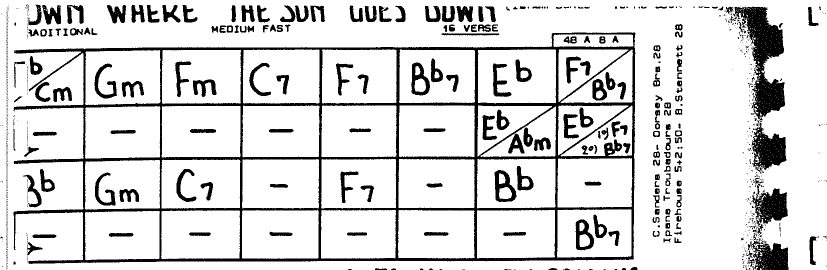
#> input picture apps/displayer/crops/110_01_DOWN_WHERE_THE_SUN_GOES_DOWN.png, 1654 x 540 px (shown at 1/2 size)
$ python deskew_crops.py ../apps/displayer/crops
#> lines starting #> are read from the running program, lines starting #| are printed output that depends on the picture; after the words box and inside, x2 and y2 are one past the last pixel; in counts of white or black regions, pixels touching at a corner belong together
### pipelines/chords/crop_tunes.py
#!/usr/bin/env python3
"""
crop_tunes.py  -  Crop individual jazz tunes from scanned chord-grid pages
=========================================================================

Source material: "Anthologie des grilles de jazz" style pages where several
tunes are stacked vertically. Each tune has a large hand-lettered TITLE in
capitals (NOT inside a box), a small genre/tempo sub-header, then a grid of
chord boxes, and a per-tune column of discography references on the right.

The scans are 1-bit (bilevel), ~235 ppi, with no higher-quality source.

WHAT IS RELIABLE (done automatically)
  * Splitting a page into tunes and naming them, GIVEN the book index (--index).
    The script is "index-driven": the index lists exactly which titles are on
    each printed page, so the image is only used to LOCATE each known title.
    It detects candidate title bands, then aligns the page's known titles to
    them in order. Benefits:
      - a title whose hand-lettering won't OCR is still placed by its position
        in the known sequence (e.g. between its neighbours);
      - chord rows misread as titles align to nothing and are ignored;
      - tunes with several grid blocks are not over-split;
      - the exact spelling comes from the index.
    Detection is resolution-independent (every page is normalised to a working
    width internally; crops are still saved at native resolution).

  * Without --index the script falls back to pure geometry + fuzzy OCR, which is
    much less reliable on this hand-lettering. Supplying the index is strongly
    recommended.

WHAT STILL NEEDS A GLANCE
  * Each placed title carries a confidence; low ones are flagged review=yes in
    the manifest. Titles placed purely by sequence position (OCR unreadable)
    show low confidence even when correct, so a quick scan of flagged rows is
    worthwhile. The printed PAGE NUMBER is supplied via --start-page (the index
    is keyed on it), not read from the scan.

USAGE
  Step 1  detect + crop + match titles to the index:
      python pipelines/chords/crop_tunes.py page341_Riverboat.pdf \
             --out data/chords/01_crops --start-page 340 --no-sidebar \
             --index sources/AGJ_index.pdf

  Step 2  open data/chords/01_crops/manifest.csv, check the rows with review=yes
          (fix the 'title' column only if wrong), then apply the final filenames:
      python pipelines/chords/crop_tunes.py --apply data/chords/01_crops/manifest.csv

  Process the whole book by giving each PDF its correct --start-page into the
  same --out folder; the manifest accumulates across runs.

RESUMABLE / RE-ENTRANT
  Progress is checkpointed to manifest.csv after every page (atomic write), and
  pages are extracted one at a time. If the run is cancelled or killed, just run
  the SAME command again: pages whose crops already exist are skipped and it
  continues from where it stopped. Delete a crop (or the manifest) to force the
  affected page(s) to be redone.

OPTIONS
  --index PATH       book index PDF/.txt; titles are matched to it (recommended)
  --page-window N    also match against +/-N neighbouring index pages (use 1 if
                     printed page numbers might be off by one). Default 0.
  --review-below F   flag titles with match confidence below F (default 0.55)
  --out DIR          output directory (default data/chords/01_crops)
  --start-page V     printed number of the FIRST page of each PDF ('auto' =
                     digits from the filename). Incremented per page.
  --format png|pdf   output format for crops (default png)
  --no-sidebar       crop to the chord-grid only, excluding the right-hand
                     discography column (default: include it).
  --full-width       no horizontal cropping at all: keep the full page width
                     (discography column + both margins). Vertical cuts only.
  --keep-crossref    A gridless index entry BETWEEN two tunes (a redirect line
                     such as "AH LEU CHA -> I GOT RHYTHM") is always cropped on
                     its own -- it is a real index title and must not bleed into
                     a neighbour. This flag additionally keeps a gridless entry
                     that is the LAST on the page (e.g. "X -> SEE PAGE 26"),
                     which otherwise runs over the footer. Default: skip those.
  --pad PX           padding added around each crop (default 12)
  --scale F          rescale output crops by factor F (default 1.0 = native).
  --debug            also write *_debug.png overlays showing detected regions.

MANIFEST COLUMNS
  title      final title used for the filename (from the index when matched)
  conf       match confidence 0..~1 (higher = surer)
  review     'yes' when conf is low and the title is worth a human glance
  ocr_raw    what the title OCR actually read (for debugging)
  alt_title  full index entry incl. any (parenthetical) alternate title

USAGE
  python pipelines/chords/crop_tunes.py sources/AGJ.pdf --out data/chords/01_crops \
         --start-page 7 --full-width --index sources/AGJ_index.pdf
"""
import argparse, csv, os, re, sys, subprocess, tempfile, time, shutil

_START = time.time()


def log(msg=""):
    """Print a timestamped status line immediately (unbuffered)."""
    print(f"[{time.time() - _START:6.1f}s] {msg}", flush=True)
import numpy as np
import cv2

try:
    import pytesseract
    HAVE_TESS = True
except Exception:
    HAVE_TESS = False


def write_png_1bit(path, img, retries=4):
    """Save a FINAL crop as a full-resolution 1-bit optimized PNG.

    Output-encoding convention (docs/specs/melody_digitizer_spec.md §2): the
    source scans are bilevel, so any gray in a crop is an interpolation
    artifact from deskew/resize. Pipelines work in grayscale internally and
    binarize exactly once, here, at the last write (threshold 128) — never
    re-transform an already-binarized crop; regenerate from the PDF instead.
    1-bit shrinks the tracked corpus ~5x. PIL is used because cv2.imwrite
    cannot emit 1-bit PNGs. Debug/overlay images must NOT go through this.
    Retries briefly like melody_cropper.write_png (transient Windows locks)."""
    from PIL import Image
    if img.ndim == 3:
        img = cv2.cvtColor(img, cv2.COLOR_BGR2GRAY)
    bilevel = Image.fromarray(np.where(img > 128, 255, 0).astype(np.uint8),
                              mode="L").convert("1")
    for attempt in range(retries):
        try:
            bilevel.save(path, optimize=True)
            return
        except OSError:
            time.sleep(0.25)
    raise IOError(f"could not write {path} (locked?)")


# ----------------------------------------------------------------------------
# Image loading: prefer the embedded bilevel stencil (no resampling); fall back
# to rendering the PDF page at high DPI.
# ----------------------------------------------------------------------------
# [85 lines left out: functions count_pages, extract_page, pdf_page_images, not called in this run]


def to_ink(gray):
    """Return (gray_black_on_white, ink_mask) with ink=255.
    Handles the inverted-stencil polarity (white ink on black)."""
    g = gray.copy()
    if g.mean() < 110:            # mostly dark -> stencil is inverted
        g = 255 - g
    _, ink = cv2.threshold(g, 128, 255, cv2.THRESH_BINARY_INV)
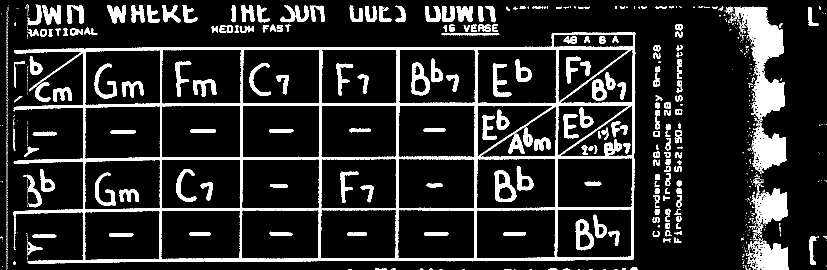
#> ink: shape (540, 1654) (shown at 1/2 size); 14.8% white; 938 white regions (715 under 20 px), largest, box (x1, y1, x2, y2) and area: (27, 65, 1271, 528) 52912, (1465, 13, 1570, 245) 10081, (1503, 246, 1573, 347) 3900
    return g, ink


def _open(mask, kx, ky):
    return cv2.morphologyEx(mask, cv2.MORPH_OPEN,
                            cv2.getStructuringElement(cv2.MORPH_RECT, (kx, ky)))


# --- chord-grid block detection (calibrated for the working width) ----------
# The 1-bit scans frequently have broken/dotted grid rules, so a long horizontal
# opening kernel (the old 150 px) erased whole rows and the grid went undetected
# -- which in turn produced bogus title bands and badly truncated crops. A
# shorter kernel + lower row threshold tolerates the breaks and recovers one
# clean block per tune. The vertical kernel stays long so hand-lettered TITLE
# strokes (~55-75 px) are never mistaken for grid rules.
_GRID_HK = 90        # min horizontal grid-rule length (px) for block detection
_GRID_VK = 85        # min vertical grid-rule length (px)
_GRID_THR = 0.06     # fraction of content width showing grid structure in a row
_GRID_CLOSE = 54     # bridge vertical gaps (px) between grid rows of one block


# [204 lines left out: functions grid_row_mask, grid_blocks_from_mask, content_x_bounds, grid_right_edge, _tallest_run, detect_tunes and 1 more, not called in this run]


# ----------------------------------------------------------------------------
# Title index (from the book's alphabetical index PDF) + fuzzy matching
# ----------------------------------------------------------------------------
from difflib import SequenceMatcher

_LEAD = re.compile(r'^(.+?)\s*\.{2,}\s*(\d{1,3})\s*$')        # TITLE .... 123
_GLUE = re.compile(r"^(.+?[A-Za-z\)\'\?!])(\d{1,3})\s*$")     # TITLE123 (no dots)
_ONLYNUM = re.compile(r'^\d{1,3}$')


# [87 lines left out: functions _index_columns, load_index, not called in this run]


def _squash(s):
    return re.sub(r"[^A-Z]", "", s.upper())


# [37 lines left out: functions _title_score, match_titles, not called in this run]


def main_title(full):
    """The part used for the filename: drop a trailing parenthetical alt-title."""
    return re.split(r'\s*\(', full, 1)[0].strip() or full


# ----------------------------------------------------------------------------
# INDEX-DRIVEN detection
# ----------------------------------------------------------------------------
# The index lists exactly which titles are on a page, in order. We detect
# candidate title bands generously, then align the known titles to those bands
# (order-preserving). Extra bands (chord rows) align to nothing; a title whose
# OCR failed is still placed by its position in the known sequence. This is far
# more robust than letting page geometry decide how many tunes exist.
# ----------------------------------------------------------------------------
# [547 lines left out: functions _grid_blocks, _title_bands, candidate_bands, align_titles_to_bands, refine_title_top, detect_indexed and 6 more, not called in this run]


# [2 lines that do not run on import are left out]

### pipelines/melody/melody_cropper.py
#!/usr/bin/env python3
"""
melody_cropper.py  -  Stage 0: page/tune extraction from the AGJ melody book
============================================================================

Stage 0 of the melody pipeline (one python file per stage; see
docs/specs/melody_digitizer_spec.md). It
turns pages of `AGJ_Melody.pdf` (hand-written lead sheets, several tunes per
page) into one PNG per tune in `data/melody/01_crops/`, plus a `melody_manifest.json`
mapping each crop to a canonical tune (title + grille page) for manual review.

Unlike the chord-grille pages (crop_tunes.py), melody pages have NO chord grid:
each tune is a hand-lettered TITLE line followed by a stack of 5-line staves
(with chord letters written BELOW each staff). Tune boundaries are therefore
found from the staves + the title lines, not from grid boxes:

  1. Staff systems: long horizontal strokes (staff lines) grouped into ~110px
     bands (reuse crop_tunes de-lining kernels + to_ink polarity).
  2. Tune starts: a staff begins a new tune when the strip just ABOVE it holds a
     wide centred run of hand-lettering (the title) AND/OR sits below an unusually
     large vertical gap. Chord letters hug the staff ABOVE them, so they never
     look like a title sitting just above the NEXT staff -- that asymmetry is the
     discriminator. Both cues are recorded so low-confidence splits flag review.
  3. Each tune is cropped from just above its title to just above the next tune's
     title; the last tune runs to the bottom of its music, dropping any trailing
     lyrics paragraph (a short annotation is kept -- see last_tune_bottom).

The melody book's page numbers differ from the grille book's, so a crop cannot
be named with its grille id directly. Titles are OCR'd (reuse ocr_title) and
fuzzy-matched against the whole book index (AGJ_index.pdf) to recover the
canonical title + grille page; the crop is named `<melpage>_<idx>_<TITLE>.png`
and the manifest records the matched grille page/id for the eventual join to
`data/chords/02_raw/<id>.json`. Low match confidence -> review=yes.

USAGE
  python pipelines/melody/melody_cropper.py sources/AGJ_Melody.pdf --pages 847,935,939 \
         --melody-index sources/AGJ_Melody_Index.pdf --index sources/AGJ_index.pdf \
         --out data/melody/01_crops --debug
  python pipelines/melody/melody_cropper.py sources/AGJ_Melody.pdf --pages 7..972 \
         --melody-index sources/AGJ_Melody_Index.pdf --index sources/AGJ_index.pdf
"""
import argparse, json, os, re, subprocess, sys, tempfile, time

import numpy as np
import cv2

sys.path.insert(0, os.path.dirname(os.path.dirname(os.path.dirname(os.path.abspath(__file__)))))  # repo root

# Reuse the grille machinery: page extraction, polarity fix, morphology,
# title OCR, and the fuzzy index matcher.
from pipelines.chords.crop_tunes import (count_pages, extract_page, to_ink, _open, _index_columns,
                                         ocr_title, load_index, _title_score, slugify, main_title,
                                         write_png_1bit)

_START = time.time()


def log(msg=""):
    print(f"[{time.time() - _START:6.1f}s] {msg}", flush=True)


# [9 lines left out: function write_png, not called in this run]


# ---------------------------------------------------------------------------
# Deskew: the staff-line machinery (music_x_bounds, staff_bands) relies on
# ~150px runs of long HORIZONTAL ink, so even ~1 degree of scan rotation makes a
# staff line drift off its row and vanish from the H150 mask -- staves collapse
# or merge. We straighten the page first by finding the rotation that packs the
# ink into the sharpest horizontal rows (staff lines become tall projection
# peaks only when they are level).
# ---------------------------------------------------------------------------
def estimate_skew(ink, max_deg=4.0, step=0.25):
    """Rotation (deg, CCW positive) that best levels the staff lines.

    Rotate a downscaled ink mask across +/-max_deg and keep the angle whose row
    projection is most peaked (sum of squared row sums): aligned staff lines pile
    all their ink into a few rows, maximising that energy."""
#> called with max_deg = 6, step = 0.1
    small = cv2.resize((ink > 0).astype(np.float32), None, fx=0.25, fy=0.25,
                       interpolation=cv2.INTER_AREA)
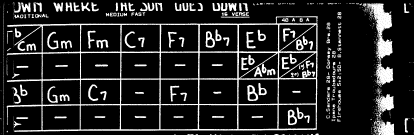
#> small: shape (135, 414) float32; min 0, max 1, mean 0.148
    h, w = small.shape
    c = (w / 2, h / 2)
    best_a, best_score = 0.0, -1.0
    for a in np.arange(-max_deg, max_deg + 1e-9, step):
        R = cv2.getRotationMatrix2D(c, float(a), 1.0)
        rot = cv2.warpAffine(small, R, (w, h), flags=cv2.INTER_LINEAR, borderValue=0)
        score = float((rot.sum(1) ** 2).sum())
        if score > best_score:
            best_score, best_a = score, float(a)
#> this loop made 121 passes
#> (score, best_score, best_a) on passes 1 to 8: (442951.7, 442951.7, -6), (443841.4, 443841.4, -5.9), (444612.5, 444612.5, -5.8), (445659, 445659, -5.7), (446296.4, 446296.4, -5.6), (447200.8, 447200.8, -5.5), (447979.3, 447979.3, -5.4), (449095.6, 449095.6, -5.3)
#> pass 1, in estimate_skew, `rot = cv2.warpAffine(small, R, (w, h), flags=cv2.INTER_LINEAR, borderV..`:
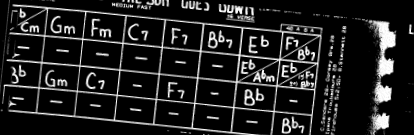
#> rot: shape (135, 414) float32; min 0, max 1, mean 0.133
#> after the loop, best_a = -2.13e-14; best_score = 840182.6
    return best_a


def deskew(native, angle):
    """Rotate the scan by `angle` deg about its centre, padding with white."""
    h, w = native.shape[:2]
    R = cv2.getRotationMatrix2D((w / 2, h / 2), angle, 1.0)
    return cv2.warpAffine(native, R, (w, h), flags=cv2.INTER_LINEAR,
                          borderValue=(255, 255, 255))


# ---------------------------------------------------------------------------
# Geometry: staff systems and the music x-extent.
# ---------------------------------------------------------------------------
# [42 lines left out: functions music_x_bounds, staff_bands, not called in this run]


# ---------------------------------------------------------------------------
# Width crop: trim the page to the staves without clipping any music.
# ---------------------------------------------------------------------------
# We keep the FULL page height per tune, but narrow each crop to the music
# column so the white side margins and the spiral binding drop away. The anchor
# is the staff lines' own horizontal extent [sl, sr]; everything that reaches
# past it -- title ends, chord-symbol tails, 1st/2nd-ending brackets -- sits only
# a few dozen px beyond, while the binding sits >=~200px out behind a clear white
# gap. So a generous fixed pad keeps every overhang yet still lands inside that
# gap. A defensive clamp then refuses to cross a near-edge full-height binding
# column, in case a particular page's gap is tighter than the pad.
XPAD = 150             # px kept beyond the staff lines on each side
BIND_HFRAC = 0.32      # ink-column height fraction that marks a binding bar
BIND_GAP = 20          # stay this many px clear of a binding column


# [71 lines left out: functions staff_x_extent, music_x_crop, deline_text, merged_text_comps, not called in this run]


# ---------------------------------------------------------------------------
# Tune-start detection.
# ---------------------------------------------------------------------------
# A staff starts a new tune when a large vertical gap precedes it (GAP): a new
# tune needs room for its title, so within-tune staves (their gap filled by the
# previous staff's chord row) sit at the page's baseline spacing, while a real
# start clears it. That baseline spacing VARIES per page (~120-175px depending on
# how many staves are packed on), so a fixed threshold either over-splits dense
# pages or misses tight ones. Instead we threshold RELATIVE to the page's own
# median inter-staff gap: within-tune gaps stay below ~1.2x the median, real
# starts run >2x it, so GAP_RATIO*median lands safely between (with an absolute
# floor for pages too small to estimate a median). The title's width (WFRAC) is
# only a CORROBORATING cue -- it cannot mark a start on its own, because a
# full-width chord row ("F Dm Gm7 C7 ...") written below one staff drops into the
# next staff's title zone and trips wfrac mid-tune (and can even sit nearer the
# staff below than above). So a gap-start that also carries a wide title hugging
# its own staff is high-confidence; a gap alone is flagged for review.
WFRAC_START = 0.27     # merged title width / music width to corroborate a start
GAP_RATIO = 1.4        # a start gap exceeds this multiple of the median staff gap
GAP_FLOOR = 160        # absolute floor for the start gap (small/odd pages)
# Title sits in rows [staff_top-220, staff_top-8]. The upper reach is generous
# (220px, not ~one staff-gap) because a "Verse"/"Chorus"/"Bebop Intro" tempo line
# or a section box often sits BETWEEN the title and the staff, pushing the title
# ~160-190px up. That only risks catching the previous staff's chord row on a
# real start, but a real start's gap is large (>=300px), so that chord row stays
# well above 220px and out of the zone.
TITLE_ZONE = (220, 8)


# [40 lines left out: function find_tune_starts, not called in this run]


# A tune's last staff is followed by its chord-letter row; anything more below
# that is either a short annotation (keep) or a lyrics paragraph (omit). We
# classify by the total text height BELOW the chord row: one short line is an
# annotation, a taller block is lyrics.
LYRICS_MIN_H = 180     # px of text below the chord row that marks a lyrics block


# [328 lines left out: functions text_lines_below, last_tune_bottom, load_melody_index, match_index, parse_pages, resolve_grille_page and 3 more, not called in this run]


# [2 lines that do not run on import are left out]

### pipelines/deskew_crops.py
"""Deskew one or all crop PNGs in place (chords or melody).

Straightens page-level rotation in cropped tunes by finding the small rotation
that packs the ink into the sharpest horizontal rows -- staff lines (melody) and
grid rules (chords) are long horizontal strokes, so both pile their ink into a
few rows only when level. Reuses the chords/melody pipeline primitives so the
result matches what `melody_cropper` produces at crop time.

Accepts a single PNG, a glob, or a directory (deskews every *.png inside).

  python pipelines/deskew_crops.py data/chords/01_crops
  python pipelines/deskew_crops.py data/melody/01_crops
  python pipelines/deskew_crops.py data/melody/01_crops/247_02_FLYING_HOME.png
  python pipelines/deskew_crops.py "data/chords/01_crops/100_*.png" --dry-run

Options:
  --max-deg  widest rotation searched, +/- deg           (default 6.0)
  --step     search step in deg                          (default 0.1)
  --min-angle  below this the crop is left untouched     (default 0.1)
  --backup   keep the original as <name>.orig.png
  --dry-run  report estimated angles, write nothing

CAVEAT: crops are stored 1-bit, so rotating one and re-binarizing loses a little
edge sharpness. Re-deskewing an already-level crop is a no-op (skipped by
--min-angle), but do NOT run this twice on the same slanted crop -- if a crop is
still off after one pass, regenerate it from the PDF with melody_cropper /
crop_tunes instead. Run --dry-run first to see what would change.
"""
import argparse
import glob
import os
import shutil
import sys

import cv2

ROOT = os.path.dirname(os.path.dirname(os.path.abspath(__file__)))  # repo root
sys.path.insert(0, ROOT)

from pipelines.chords.crop_tunes import to_ink, write_png_1bit
from pipelines.melody.melody_cropper import deskew, estimate_skew


def collect_inputs(inputs):
    """Positional args -> list of crop PNGs (files, globs, or directories).

    Skips the `.orig.png` backups this script writes so a re-run doesn't
    process (and re-rotate) them."""
    out = []
    for spec in inputs:
        if os.path.isdir(spec):
            out += sorted(glob.glob(os.path.join(spec, "*.png")))
        elif any(ch in spec for ch in "*?["):
            out += sorted(glob.glob(spec))
        else:
            out.append(spec)
    return [p for p in out if not p.endswith(".orig.png")]


def process(src, max_deg, step, min_angle, backup, dry_run):
    """Estimate + correct skew for one crop. Returns (angle, changed)."""
    native = cv2.imread(src, cv2.IMREAD_GRAYSCALE)
    if native is None:
        raise IOError(f"could not read {src}")
    _, ink = to_ink(native)
    angle = estimate_skew(ink, max_deg=max_deg, step=step)
#> angle = -2.13e-14
#> (the rest of the program and of its run is left out)
